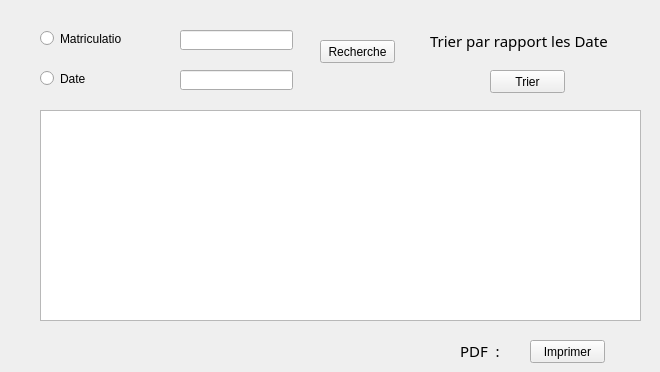
     <widget class="QWidget" name="Options_2">
      <attribute name="title">
       <string>Options</string>
      </attribute>
      <widget class="QTableView" name="tableafficheplace_OP">
       <property name="geometry">
        <rect>
         <x>40</x>
         <y>110</y>
         <width>601</width>
         <height>211</height>
        </rect>
       </property>
      </widget>
      <widget class="QPushButton" name="pushButton_Imprimer">
       <property name="geometry">
        <rect>
         <x>530</x>
         <y>340</y>
         <width>75</width>
         <height>23</height>
        </rect>
       </property>
       <property name="text">
        <string>Imprimer</string>
       </property>
      </widget>
      <widget class="QPushButton" name="pushButton_Recherche">
       <property name="geometry">
        <rect>
         <x>320</x>
         <y>40</y>
         <width>75</width>
         <height>23</height>
        </rect>
       </property>
       <property name="text">
        <string>Recherche</string>
       </property>
      </widget>
      <widget class="QLineEdit" name="lineEdit_mat_Rech">
       <property name="geometry">
        <rect>
         <x>180</x>
         <y>30</y>
         <width>113</width>
         <height>20</height>
        </rect>
       </property>
      </widget>
      <widget class="QLineEdit" name="lineEdit_date_Rech">
       <property name="geometry">
        <rect>
         <x>180</x>
         <y>70</y>
         <width>113</width>
         <height>20</height>
        </rect>
       </property>
      </widget>
      <widget class="QRadioButton" name="radioButton_matRech">
       <property name="geometry">
        <rect>
         <x>40</x>
         <y>30</y>
         <width>82</width>
         <height>17</height>
        </rect>
       </property>
       <property name="text">
        <string>Matriculation </string>
       </property>
      </widget>
      <widget class="QRadioButton" name="radioButton_dateRech">
       <property name="geometry">
        <rect>
         <x>40</x>
         <y>70</y>
         <width>82</width>
         <height>17</height>
        </rect>
       </property>
       <property name="text">
        <string>Date </string>
       </property>
      </widget>
      <widget class="QPushButton" name="pushButton_trier">
       <property name="geometry">
        <rect>
         <x>490</x>
         <y>70</y>
         <width>75</width>
         <height>23</height>
        </rect>
       </property>
       <property name="text">
        <string>Trier</string>
       </property>
      </widget>
      <widget class="QLabel" name="PDF_PP_3">
       <property name="geometry">
        <rect>
         <x>460</x>
         <y>340</y>
         <width>51</width>
         <height>21</height>
        </rect>
       </property>
       <property name="font">
        <font>
         <family>MS Reference Sans Serif</family>
         <pointsize>11</pointsize>
        </font>
       </property>
       <property name="text">
        <string>PDF  :</string>
       </property>
      </widget>
      <widget class="QLabel" name="Trier_PD_P">
       <property name="geometry">
        <rect>
         <x>430</x>
         <y>30</y>
         <width>221</width>
         <height>21</height>
        </rect>
       </property>
       <property name="font">
        <font>
         <family>MS Reference Sans Serif</family>
         <pointsize>11</pointsize>
        </font>
       </property>
       <property name="text">
        <string>Trier par rapport les Date  </string>
       </property>
      </widget>
     </widget>
